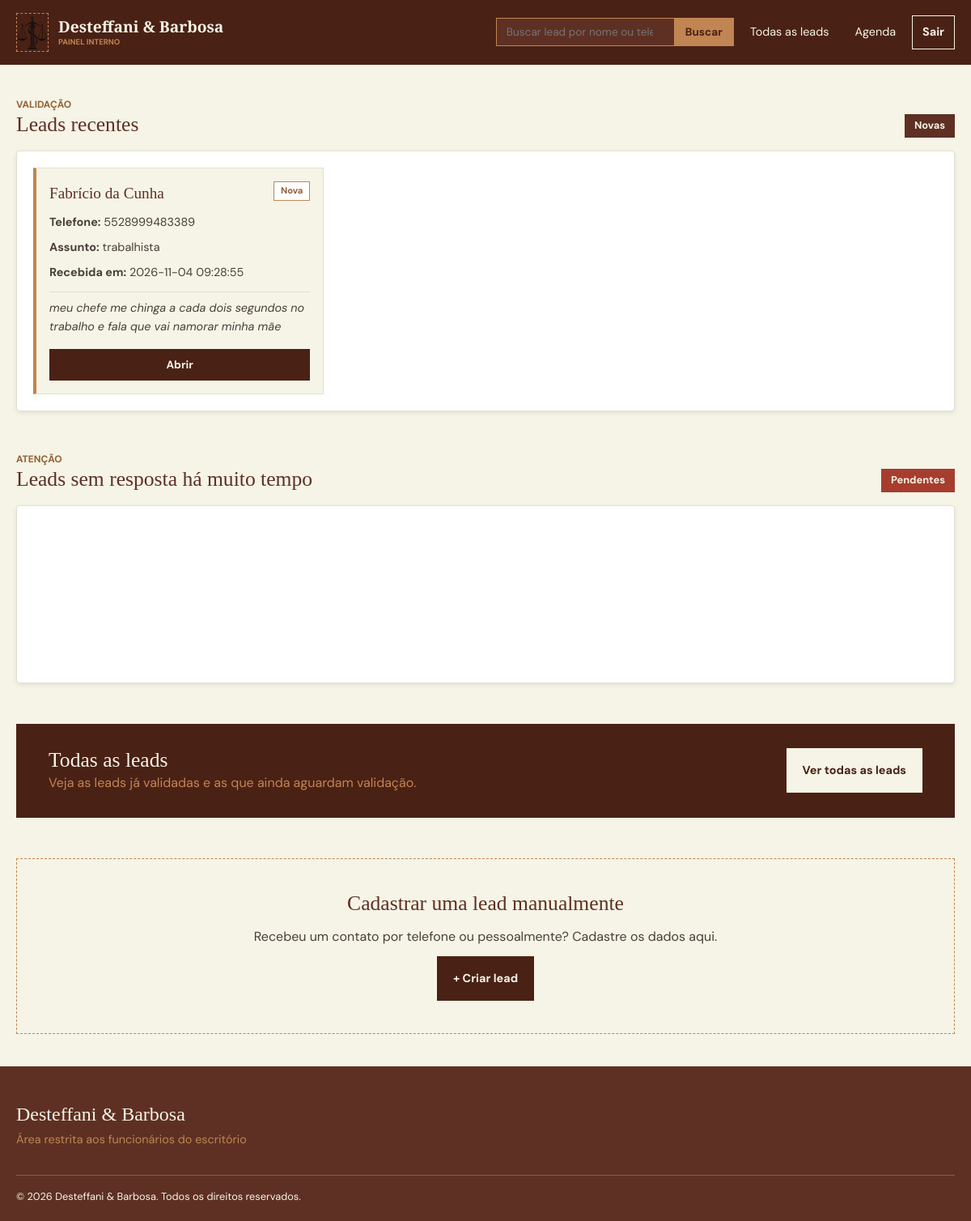
/painel, run on an earlier commit of the app's database.
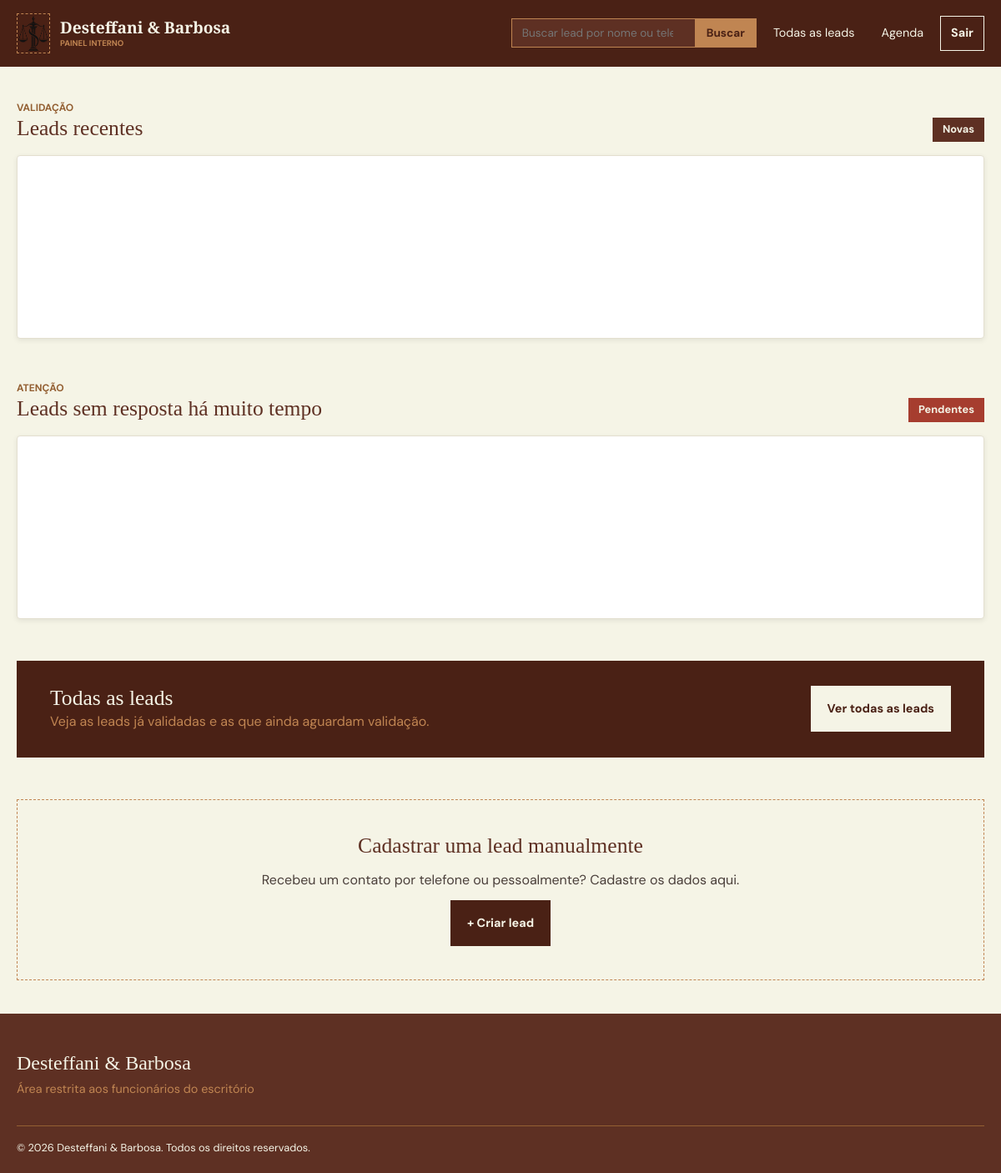
And on a later commit of the database.
### tables this page shows
CREATE TABLE consultas (
            id INTEGER PRIMARY KEY AUTOINCREMENT,
            escritorio_id INTEGER NOT NULL,
            telefone_cliente TEXT NOT NULL,
            nome_cliente TEXT NOT NULL,
            cpf_cliente TEXT NOT NULL,
            email_cliente TEXT NOT NULL,
            area TEXT NOT NULL,
            resumo TEXT NOT NULL,

            urgencia TEXT NOT NULL,

            advogado_id INTEGER,
            processo_andamento TEXT,
            cidade_estado TEXT,
            disponibilidade TEXT,
            data_hora_consulta TEXT,

            status TEXT NOT NULL,

            data_criacao TEXT NOT NULL DEFAULT CURRENT_TIMESTAMP,

            FOREIGN KEY (escritorio_id)
                REFERENCES escritorios(id),

            FOREIGN KEY (escritorio_id, advogado_id)
                REFERENCES usuarios(escritorio_id, id)
        );

### routes/painel_router.py (the view)
@router.get("/painel", response_class=HTMLResponse)
async def get_painel(request: Request):
    agora = datetime.now()
    consulta_repo.atualizar_status_por_prazo(
        limite_atraso=(agora - timedelta(days=DIAS_ATRASO)).strftime(FORMATO_DATA),
        limite_urgente=(agora - timedelta(days=DIAS_URGENTE)).strftime(FORMATO_DATA),
    )
    consultas = consulta_repo.selecionar_consulta_por_status("analise")
    consultas_em_atraso = consulta_repo.selecionar_consulta_por_status("em atraso")
    consultas_urgentes = consulta_repo.selecionar_consulta_por_status("urgente")
    consultas_antigas = consultas_em_atraso + consultas_urgentes
    return templates.TemplateResponse(
        request,
        "painel.html",
        {
            "consultas": consultas,
            "consultas_antigas": consultas_antigas
        },
    )

### templates/painel.html (shortened to what this page needs)
{% extends "footer_head.html" %}
{% block content %}
        <main>
            <div class="painel-conteudo">
                <section class="painel-secao">
                    <div class="secao-cabecalho">
                        <div>
                            <p class="rotulo">Validação</p>
                            <h2>Leads recentes</h2>
                        </div>
                        <span class="contador">Novas</span>
                    </div>
                    <div class="quadro">
                        <div class="leads-lista" id="leads-recentes">
                            {% for consulta in consultas %}
                                <article class="lead-card"
                                        data-id="{{ consulta.id }}"
                                        data-nome="{{ consulta.nome_cliente }}"
                                        data-telefone="{{ consulta.telefone_cliente }}"
                                        data-assunto="{{ consulta.area }}"
                                        data-recebida="{{ consulta.data_criacao }}"
                                        data-resumo="{{ consulta.resumo }}"
                                        data-urgencia="{{ consulta.urgencia }}"
                                        data-processo-andamento="{{ consulta.proceso_andamento }}"
                                        data-cidade-estado="{{ consulta.cidade_estado }}"
                                        data-email="{{ consulta.email_cliente }}"
                                        data-disponibilidade="{{ consulta.disponibilidade }}"
                                        data-status="{{ consulta.status }}">
                                    <div class="lead-topo">
                                        <h3>{{ consulta.nome_cliente }}</h3>
                                        <span class="lead-status">Nova</span>
                                    </div>
                                    <p class="lead-info"><strong>Telefone:</strong> {{ consulta.telefone_cliente }}</p>
                                    <p class="lead-info"><strong>Assunto:</strong> {{ consulta.area }}</p>
                                    <p class="lead-info"><strong>Recebida em:</strong> {{ consulta.data_criacao }}</p>
                                    <p class="lead-resumo">{{ consulta.resumo }}</p>
                                    <div class="lead-botoes">
                                        <button type="button" class="botao-validar abrir-lead">Abrir</button>
                                    </div>
                                </article>
                            {% endfor %}
                        </div>
                    </div>
                </section>
                <section class="painel-secao">
                    <div class="secao-cabecalho">
                        <div>
                            <p class="rotulo">Atenção</p>
                            <h2>Leads sem resposta há muito tempo</h2>
                        </div>
                        <span class="contador contador-alerta">Pendentes</span>
                    </div>
                    <div class="quadro">
                    </div>
                </section>
                <section class="faixa-link">
                    <div>
                        <h2>Todas as leads</h2>
                        <p>Veja as leads já validadas e as que ainda aguardam validação.</p>
                    </div>
                    <a href="painel/consultas" class="botao-claro">Ver todas as leads</a>
                </section>
                <section class="nova-lead">
                    <h2>Cadastrar uma lead manualmente</h2>
                    <p>Recebeu um contato por telefone ou pessoalmente? Cadastre os dados aqui.</p>
                    <a href="painel.html" class="botao">+ Criar lead</a>
                </section>
            </div>
        </main>
{% endblock %}

What changed in the data, as far as the page shows it:
removed consultas: nome_cliente "Fabrício da Cunha", telefone_cliente "5528999483389", area "trabalhista", data_criacao "2026-11-04 09:28:55", resumo "meu chefe me chinga a cada dois segundos no trabalho e fala que vai namorar minha mãe"
